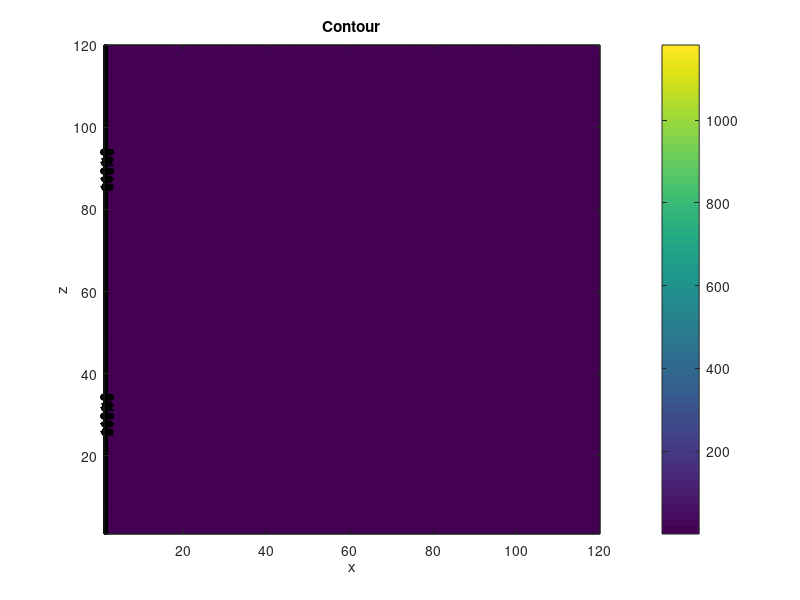

MATLAB code for this plot:
home
close all
clear all

%Accessing the 'data' folder on github
addpath('..\..\data')

%Loading stable solutions
forward = load('fwdgeo120.txt');


%%

dx = linspace(1,120,length(forward));
dy = dx;
[X,Y] = meshgrid(dx,dy);


%Plotting the data
figure(1)
contourf(X,Y,forward,'ShowText','on'); %Crank-Nicolson
colorbar
title('Contour') %Title
xlabel('x') %Labels and legend
ylabel('z')
